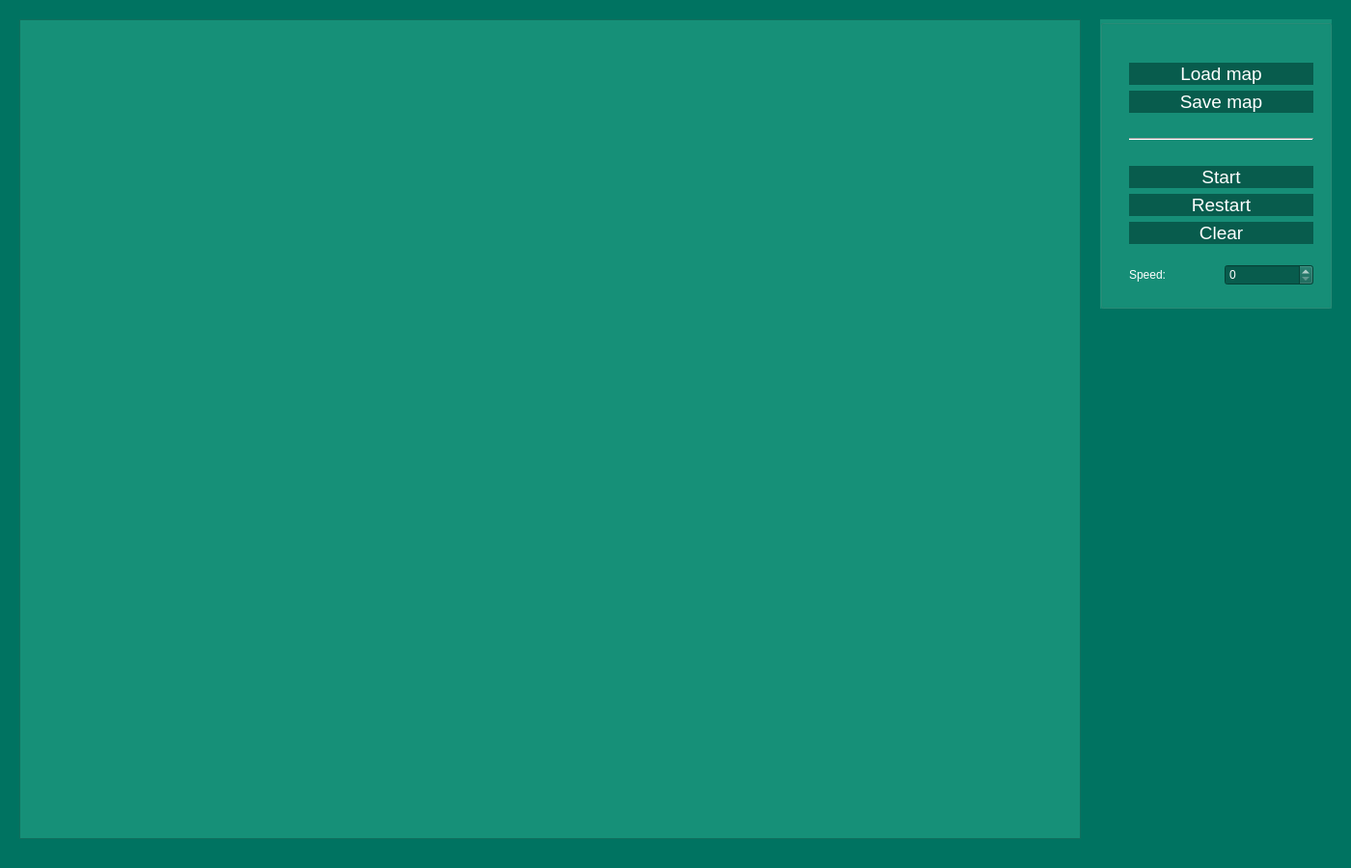
<?xml version="1.0" encoding="UTF-8"?>
<ui version="4.0">
 <class>MainWindow</class>
 <widget class="QMainWindow" name="MainWindow">
  <property name="geometry">
   <rect>
    <x>0</x>
    <y>0</y>
    <width>1400</width>
    <height>900</height>
   </rect>
  </property>
  <property name="sizePolicy">
   <sizepolicy hsizetype="Fixed" vsizetype="Fixed">
    <horstretch>0</horstretch>
    <verstretch>0</verstretch>
   </sizepolicy>
  </property>
  <property name="minimumSize">
   <size>
    <width>1400</width>
    <height>900</height>
   </size>
  </property>
  <property name="maximumSize">
   <size>
    <width>1400</width>
    <height>900</height>
   </size>
  </property>
  <property name="windowTitle">
   <string>MainWindow</string>
  </property>
  <property name="styleSheet">
   <string notr="true">#QPushButton {
	
	background-color: rgb(0, 115, 97);
	color: rgb(129, 61, 156);
}</string>
  </property>
  <widget class="QWidget" name="centralwidget">
   <property name="sizePolicy">
    <sizepolicy hsizetype="Fixed" vsizetype="Fixed">
     <horstretch>120</horstretch>
     <verstretch>80</verstretch>
    </sizepolicy>
   </property>
   <property name="minimumSize">
    <size>
     <width>1400</width>
     <height>900</height>
    </size>
   </property>
   <property name="maximumSize">
    <size>
     <width>1400</width>
     <height>900</height>
    </size>
   </property>
   <property name="styleSheet">
    <string notr="true">#centralwidget {
	background-color: rgb(0, 115, 97);
}

QPushButton { 
	background-color: rgb(8, 92, 77);
	border-style:outset;
	border-color: rgb(0, 90, 75);
	color: rgb(255, 255, 255);	
	font: 14pt ;
}

QPushButton:hover { 
	background-color: rgb(81, 161, 148);
	border-style: outset;
	border-color: rgb(0, 90, 75);
	border-width: 1px;
}

QScrollBar {
	border:none;
	background-color: rgb(0, 93, 78);
}

QScrollBar::handlebar:vertical {
	
	background-color: rgb(6, 64, 53);
	border: none;
	border-radiuds: 3px;
}

QScrollBar::handlebar:vertical:pressed {
	
	background-color: rgb(77, 158, 142);
	border: none;
	border-radius: 3px;
}


</string>
   </property>
   <widget class="QGroupBox" name="groupBox">
    <property name="geometry">
     <rect>
      <x>1140</x>
      <y>20</y>
      <width>240</width>
      <height>300</height>
     </rect>
    </property>
    <property name="sizePolicy">
     <sizepolicy hsizetype="Fixed" vsizetype="Fixed">
      <horstretch>0</horstretch>
      <verstretch>0</verstretch>
     </sizepolicy>
    </property>
    <property name="minimumSize">
     <size>
      <width>240</width>
      <height>300</height>
     </size>
    </property>
    <property name="maximumSize">
     <size>
      <width>240</width>
      <height>300</height>
     </size>
    </property>
    <property name="styleSheet">
     <string notr="true">#groupBox {
background-color: rgb(22, 144, 120);

}

</string>
    </property>
    <property name="title">
     <string/>
    </property>
    <widget class="QWidget" name="layoutWidget">
     <property name="geometry">
      <rect>
       <x>30</x>
       <y>30</y>
       <width>191</width>
       <height>262</height>
      </rect>
     </property>
     <layout class="QVBoxLayout" name="verticalLayout_4">
      <item>
       <layout class="QVBoxLayout" name="verticalLayout_3">
        <item>
         <layout class="QVBoxLayout" name="verticalLayout">
          <property name="spacing">
           <number>6</number>
          </property>
          <property name="bottomMargin">
           <number>20</number>
          </property>
          <item>
           <widget class="QPushButton" name="LoadButton">
            <property name="styleSheet">
             <string notr="true">font: &quot;:/fonts/Font.ttf&quot;</string>
            </property>
            <property name="text">
             <string>Load map</string>
            </property>
           </widget>
          </item>
          <item>
           <widget class="QPushButton" name="SaveButton">
            <property name="styleSheet">
             <string notr="true"/>
            </property>
            <property name="text">
             <string>Save map</string>
            </property>
           </widget>
          </item>
         </layout>
        </item>
        <item>
         <widget class="Line" name="line">
          <property name="orientation">
           <enum>Qt::Horizontal</enum>
          </property>
         </widget>
        </item>
        <item>
         <layout class="QVBoxLayout" name="verticalLayout_2">
          <property name="topMargin">
           <number>20</number>
          </property>
          <item>
           <widget class="QPushButton" name="StartStopButton">
            <property name="styleSheet">
             <string notr="true"/>
            </property>
            <property name="text">
             <string>Start</string>
            </property>
           </widget>
          </item>
          <item>
           <widget class="QPushButton" name="RestartButton">
            <property name="styleSheet">
             <string notr="true"/>
            </property>
            <property name="text">
             <string>Restart</string>
            </property>
           </widget>
          </item>
          <item>
           <widget class="QPushButton" name="ClearButton">
            <property name="styleSheet">
             <string notr="true"/>
            </property>
            <property name="text">
             <string>Clear</string>
            </property>
           </widget>
          </item>
         </layout>
        </item>
       </layout>
      </item>
      <item>
       <layout class="QHBoxLayout" name="horizontalLayout_2">
        <property name="bottomMargin">
         <number>0</number>
        </property>
        <item>
         <widget class="QLabel" name="speed_label">
          <property name="styleSheet">
           <string notr="true">color: rgb(255, 255, 255);</string>
          </property>
          <property name="text">
           <string>Speed:</string>
          </property>
         </widget>
        </item>
        <item>
         <widget class="QSpinBox" name="spinBox">
          <property name="styleSheet">
           <string notr="true">background-color: rgb(8, 92, 77);
color: rgb(255, 255, 255);
selection-background-color: transparent;</string>
          </property>
         </widget>
        </item>
       </layout>
      </item>
     </layout>
    </widget>
   </widget>
   <widget class="CustomView" name="graphicsView">
    <property name="geometry">
     <rect>
      <x>20</x>
      <y>20</y>
      <width>1100</width>
      <height>850</height>
     </rect>
    </property>
    <property name="sizePolicy">
     <sizepolicy hsizetype="Fixed" vsizetype="Fixed">
      <horstretch>110</horstretch>
      <verstretch>85</verstretch>
     </sizepolicy>
    </property>
    <property name="minimumSize">
     <size>
      <width>1100</width>
      <height>850</height>
     </size>
    </property>
    <property name="maximumSize">
     <size>
      <width>1100</width>
      <height>850</height>
     </size>
    </property>
    <property name="styleSheet">
     <string notr="true">background-color: rgb(22, 144, 120);

</string>
    </property>
   </widget>
  </widget>
 </widget>
 <customwidgets>
  <customwidget>
   <class>CustomView</class>
   <extends>QGraphicsView</extends>
   <header>customview.h</header>
  </customwidget>
 </customwidgets>
 <resources/>
 <connections/>
</ui>
